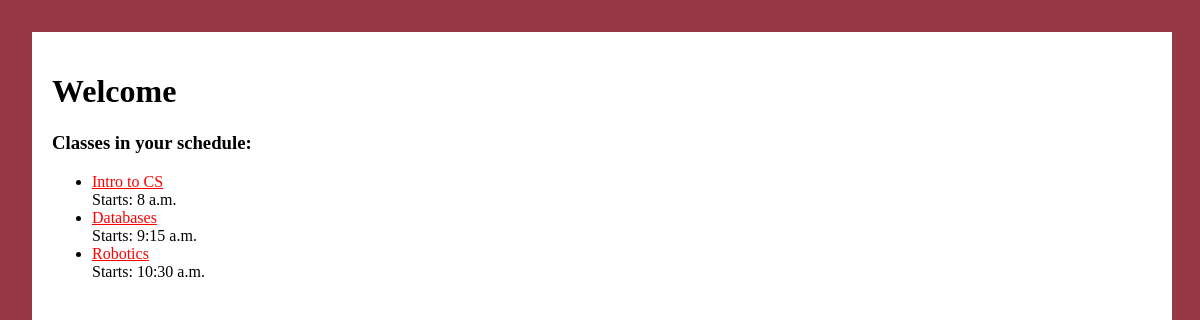
/classes/, run on the app's committed database.
### classes/models.py (models this page shows, shortened)
class Class(models.Model):
    classname = models.CharField(max_length=200)
    building = models.ForeignKey(Building, on_delete=models.CASCADE)
    room = models.IntegerField(max_length=4)
    startTime = models.TimeField("Start Time")
    endTime = models.TimeField("End Time")

### classes/views.py (the view)
# urls.py: path("", views.index, name="index"),
def index(request):
    classesList = Class.objects
    template = loader.get_template("classes/index.html")
    context = {"classes": classesList}
    return HttpResponse(template.render(context, request))

### classes/templates/classes/index.html
{% load static %}
<link rel="stylesheet" href="{% static 'classes/index.css' %}">
<div class="main">
    <h1>Welcome</h1>
    <h3>Classes in your schedule:</h3>
    {% if classes %}
        <ul>
        {% for class in classes.all %}
            <li><a href="/classes/{{ class.id }}/">{{ class.classname }}</a><br><a>Starts: {{class.startTime}}</a></li>
        {% endfor %}
        </ul>
    {% else %}
        <p>No poll are available.</p>
    {% endif %}
</div>

### classes/static/classes/index.css (style rules this page uses)
li a:link, li a:visited { color: red; }
.main { background-color: white; height: 88dvh; padding: 20px; }

### data on the page
Class: classname "Intro to CS", startTime "8 a.m."
Class: classname "Databases", startTime "9:15 a.m."
Class: classname "Robotics", startTime "10:30 a.m."
